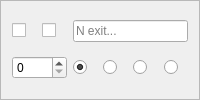
       <widget class="QFrame" name="frame_n">
        <property name="sizePolicy">
         <sizepolicy hsizetype="Preferred" vsizetype="Preferred">
          <horstretch>0</horstretch>
          <verstretch>0</verstretch>
         </sizepolicy>
        </property>
        <property name="frameShape">
         <enum>QFrame::StyledPanel</enum>
        </property>
        <property name="frameShadow">
         <enum>QFrame::Raised</enum>
        </property>
        <layout class="QGridLayout" name="gridLayout_n">
         <item row="0" column="0">
          <widget class="QCheckBox" name="noroute_n">
           <property name="cursor">
            <cursorShape>PointingHandCursor</cursorShape>
           </property>
           <property name="focusPolicy">
            <enum>Qt::NoFocus</enum>
           </property>
           <property name="toolTip">
            <string>Prevent a route being created via this exit, equivalent to an infinite exit weight</string>
           </property>
           <property name="text">
            <string/>
           </property>
           <property name="checkable">
            <bool>true</bool>
           </property>
          </widget>
         </item>
         <item row="0" column="1">
          <widget class="QCheckBox" name="stub_n">
           <property name="cursor">
            <cursorShape>PointingHandCursor</cursorShape>
           </property>
           <property name="toolTip">
            <string>Create an exit in this direction with unknown destination, mutually exclusive with an actual exit roomID</string>
           </property>
           <property name="text">
            <string/>
           </property>
          </widget>
         </item>
         <item row="0" column="2" colspan="4">
          <widget class="QLineEdit" name="n">
           <property name="toolTip">
            <string>Set the number of the room north of this one, will be blue for a valid number or red for invalid</string>
           </property>
           <property name="placeholderText">
            <string>N exit...</string>
           </property>
          </widget>
         </item>
         <item row="1" column="0" colspan="2">
          <widget class="QSpinBox" name="weight_n">
           <property name="cursor">
            <cursorShape>SizeVerCursor</cursorShape>
           </property>
           <property name="toolTip">
            <string>Set to a positive value to overide the default (Room) Weight for using this Exit route, zero value assigns the default.</string>
           </property>
           <property name="maximum">
            <number>9999</number>
           </property>
          </widget>
         </item>
         <item row="1" column="2">
          <widget class="QRadioButton" name="doortype_none_n">
           <property name="cursor">
            <cursorShape>PointingHandCursor</cursorShape>
           </property>
           <property name="toolTip">
            <string>No door symbol is drawn on 2D Map for this exit</string>
           </property>
           <property name="text">
            <string/>
           </property>
           <property name="checked">
            <bool>true</bool>
           </property>
           <attribute name="buttonGroup">
            <string notr="true">doortype_n</string>
           </attribute>
          </widget>
         </item>
         <item row="1" column="3">
          <widget class="QRadioButton" name="doortype_open_n">
           <property name="cursor">
            <cursorShape>PointingHandCursor</cursorShape>
           </property>
           <property name="toolTip">
            <string>Green (Open) door symbol is drawn on 2D Map, can be set on either a stub or a real exit</string>
           </property>
           <property name="text">
            <string/>
           </property>
           <attribute name="buttonGroup">
            <string notr="true">doortype_n</string>
           </attribute>
          </widget>
         </item>
         <item row="1" column="4">
          <widget class="QRadioButton" name="doortype_closed_n">
           <property name="cursor">
            <cursorShape>PointingHandCursor</cursorShape>
           </property>
           <property name="toolTip">
            <string>Orange (Closed) door symbol is drawn on 2D Map, can be set on either a stub or a real exit</string>
           </property>
           <property name="text">
            <string/>
           </property>
           <attribute name="buttonGroup">
            <string notr="true">doortype_n</string>
           </attribute>
          </widget>
         </item>
         <item row="1" column="5">
          <widget class="QRadioButton" name="doortype_locked_n">
           <property name="cursor">
            <cursorShape>PointingHandCursor</cursorShape>
           </property>
           <property name="toolTip">
            <string>Red (Locked) door symbol is drawn on 2D Map, can be set on either a stub or a real exit</string>
           </property>
           <property name="text">
            <string/>
           </property>
           <attribute name="buttonGroup">
            <string notr="true">doortype_n</string>
           </attribute>
          </widget>
         </item>
        </layout>
       </widget>
